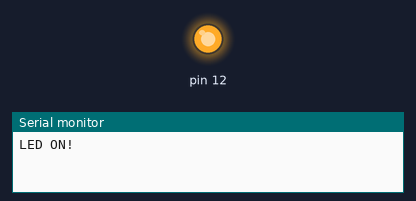
Bench run of a sketch on a simulated Arduino Uno, built with avr-gcc and run on an emulated ATmega328P. Shown: output pins drawn as LEDs (lit = HIGH), the last lines printed to the serial monitor.

Above: at 1.0 s.
At 5.5 s:
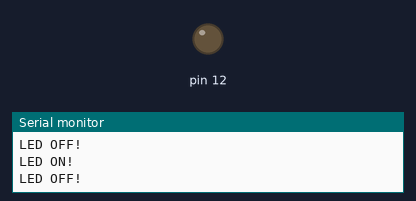
Timing chart, 0 to 6.9 s (numbered marks = the images above):
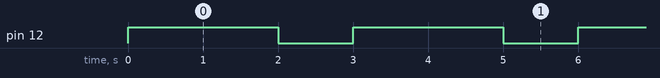

Measured:
- by itself, pin 12: alternates HIGH for 2.0 s and LOW for 1.0 s

The sketch:

LED-breadboard-flicker.ino
```cpp
void setup() {
  // Set LED pin to output
  pinMode(12,OUTPUT);
  Serial.begin(9600);
}

void loop() {
    digitalWrite(12,HIGH);
    Serial.println("LED ON!");
    delay(2000);
    digitalWrite(12,LOW);
    Serial.println("LED OFF!");
    delay(1000);
}
```
